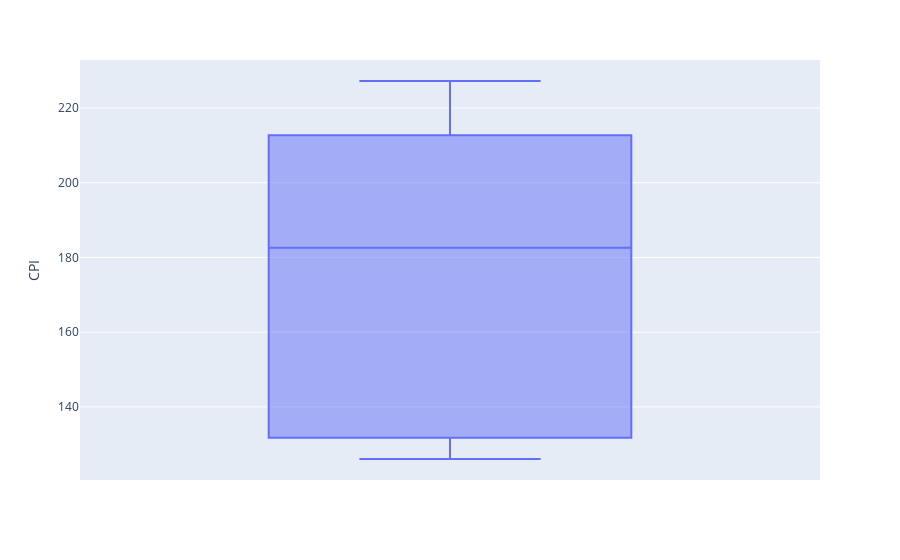

Notebook code for this chart:
### Code cell
#Lets plot the outliers

fig = px.box(df, y="CPI") #Close to median,  nothing significant
fig.show()

### Figure 1 — Plotly figure (JSON) as saved in the notebook; plotly's stock layout.template omitted (floating-point values rounded to 4 significant figures; data arrays with more than 128 entries replaced by an {"elided": "..."} marker saying what was removed)
{"data": [{"alignmentgroup": "True", "hovertemplate": "CPI=%{y}<extra></extra>", "legendgroup": "", "marker": {"color": "#636efa"}, "name": "", "notched": false, "offsetgroup": "", "orientation": "v", "showlegend": false, "type": "box", "x0": " ", "xaxis": "x", "y": {"elided": "6435 float values"}, "y0": " ", "yaxis": "y"}], "layout": {"boxmode": "group", "legend": {"tracegroupgap": 0}, "margin": {"t": 60}, "xaxis": {"anchor": "y", "domain": [0, 1]}, "yaxis": {"anchor": "x", "domain": [0, 1], "title": {"text": "CPI"}}}}
